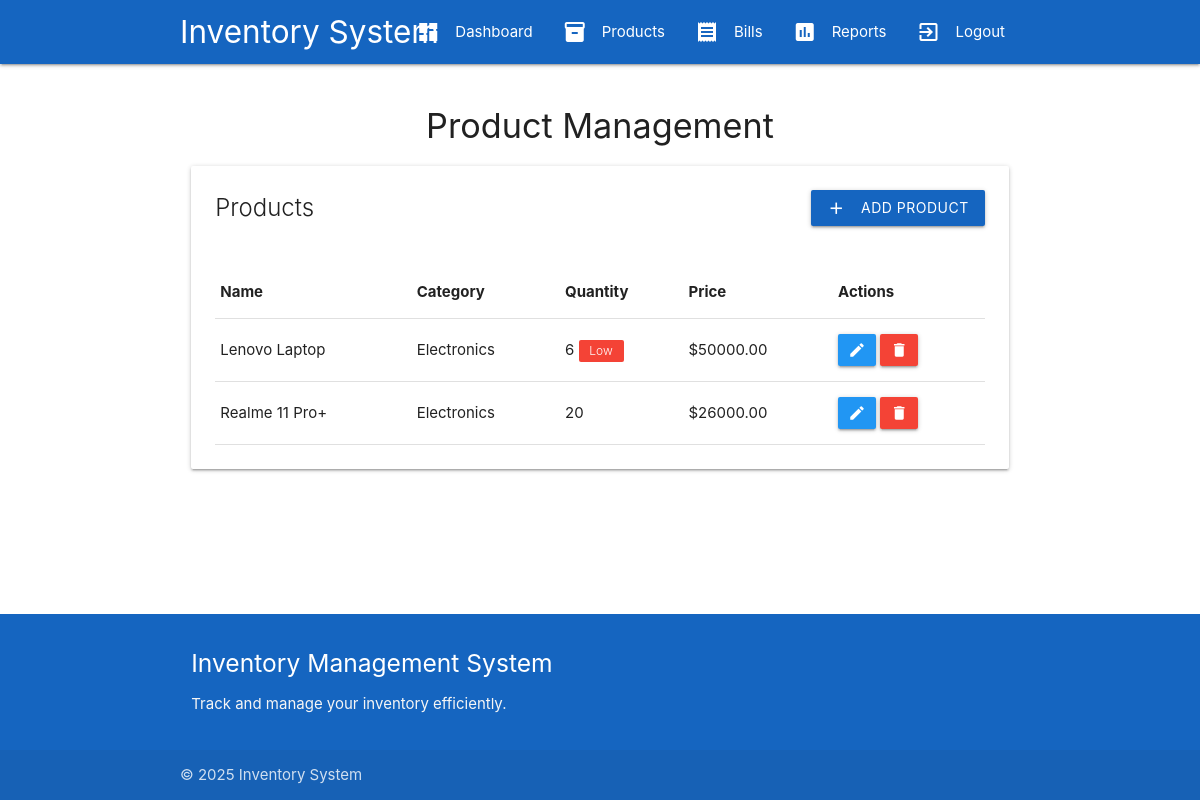
The page /products/ (signed in) on the database as committed earlier.
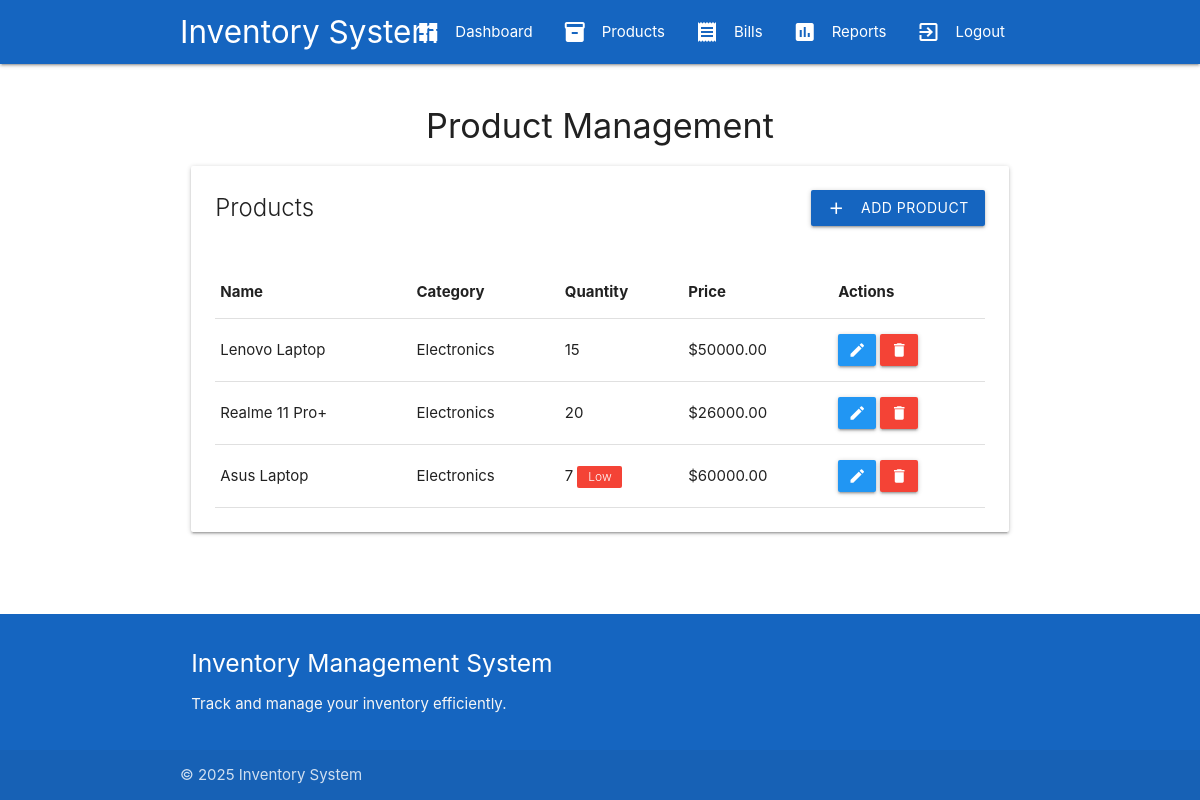
The same page on the database as committed later.
### inventory/models.py (models this page shows, shortened)
class Product(models.Model):
    CATEGORY_CHOICES = [
        ('ELEC', 'Electronics'),
        ('CLOTH', 'Clothing'),
        ('FOOD', 'Food'),
        ('OTHER', 'Other'),
    ]
    name = models.CharField(max_length=100)
    category = models.CharField(max_length=5, choices=CATEGORY_CHOICES)
    quantity = models.PositiveIntegerField()
    price = models.DecimalField(max_digits=10, decimal_places=2)
    description = models.TextField(blank=True)
    created_at = models.DateTimeField(auto_now_add=True)
    updated_at = models.DateTimeField(auto_now=True)

### inventory/views.py (the view)
# urls.py: path('products/', views.product_list, name='products'),
@login_required
def product_list(request):
    products = Product.objects.all()
    return render(request, 'inventory/products.html', {'products': products})

### inventory/templates/inventory/products.html (shortened to what this page needs)
{% extends "inventory/base.html" %}
{% load static %}
{% block content %}
<h4 class="center-align">Product Management</h4>
<div class="row">
    <div class="col s12">
        <div class="card">
            <div class="card-content">
                <div class="row">
                    <div class="col s6">
                        <span class="card-title">Products</span>
                    </div>
                    <div class="col s6 right-align">
                        <a href="{% url 'add_product' %}" class="btn waves-effect waves-light blue darken-3">
                            <i class="material-icons left">add</i>Add Product
                        </a>
                    </div>
                </div>
                <table class="highlight responsive-table">
                    <thead>
                        <tr>
                            <th>Name</th>
                            <th>Category</th>
                            <th>Quantity</th>
                            <th>Price</th>
                            <th>Actions</th>
                        </tr>
                    </thead>
                    <tbody>
                        {% for product in products %}
                        <tr>
                            <td>{{ product.name }}</td>
                            <td>{{ product.get_category_display }}</td>
                            <td>
                                {{ product.quantity }}
                                {% if product.quantity < 10 %}
                                    <span class="new badge red" data-badge-caption="Low"></span>
                                {% endif %}
                            </td>
                            <td>${{ product.price }}</td>
                            <td>
                                <a href="{% url 'edit_product' product.pk %}" class="btn-small waves-effect waves-light blue">
                                    <i class="material-icons">edit</i>
                                </a>
                                <a href="#delete-modal-{{ product.pk }}" class="btn-small waves-effect waves-light red modal-trigger">
                                    <i class="material-icons">delete</i>
                                </a>
                            </td>
                        </tr>
                        {% empty %}
                        <tr>
                            <td colspan="5" class="center-align">No products found</td>
                        </tr>
                        {% endfor %}
                    </tbody>
                </table>
            </div>
        </div>
    </div>
</div>
{% endblock %}

### inventory/templates/inventory/base.html (shortened to what this page needs)
{% load static %}
<!DOCTYPE html>
<html lang="en">
<head>
    <link rel="stylesheet" href="https://cdnjs.cloudflare.com/ajax/libs/materialize/1.0.0/css/materialize.min.css">
    <link rel="stylesheet" href="{% static 'css/styles.css' %}">
</head>
<body>
    <header>
        <nav class="blue darken-3">
            <div class="nav-wrapper container">
                <a href="{% url 'dashboard' %}" class="brand-logo">Inventory System</a>
                <ul class="right hide-on-med-and-down">
                    {% if user.is_authenticated %}
                        <li><a href="{% url 'dashboard' %}"><i class="material-icons left">dashboard</i>Dashboard</a></li>
                        <li><a href="{% url 'products' %}"><i class="material-icons left">inventory</i>Products</a></li>
                        <li><a href="{% url 'bills' %}"><i class="material-icons left">receipt</i>Bills</a></li>
                        <li><a href="{% url 'reports' %}"><i class="material-icons left">assessment</i>Reports</a></li>
                        <li><a href="{% url 'logout' %}"><i class="material-icons left">exit_to_app</i>Logout</a></li>
                    {% else %}
                        <li><a href="{% url 'login' %}"><i class="material-icons left">login</i>Login</a></li>
                    {% endif %}
                </ul>
            </div>
        </nav>
    </header>
    <main class="container">
        {% block content %}{% endblock %}
    </main>
    <footer class="page-footer blue darken-3">
        <div class="container">
            <div class="row">
                <div class="col l6 s12">
                    <h5 class="white-text">Inventory Management System</h5>
                    <p class="grey-text text-lighten-4">Track and manage your inventory efficiently.</p>
                </div>
            </div>
        </div>
        <div class="footer-copyright">
            <div class="container">
                © {% now "Y" %} Inventory System
            </div>
        </div>
    </footer>
</body>
</html>

### inventory/static/css/styles.css (style rules this page uses)
body { display: flex; min-height: 100vh; flex-direction: column; }
main { flex: 1 0 auto; padding: 20px 0; }
.card .card-content .card-title { line-height: 1.5; margin-bottom: 20px; }
.btn-small { padding: 0 10px; height: 32px; line-height: 32px; }

Rows that differ between the two databases and show on the page:
changed Product "Lenovo Laptop": quantity "6" → "15"
added Product: name "Asus Laptop", category "Electronics", quantity "7", price "60000.00"
